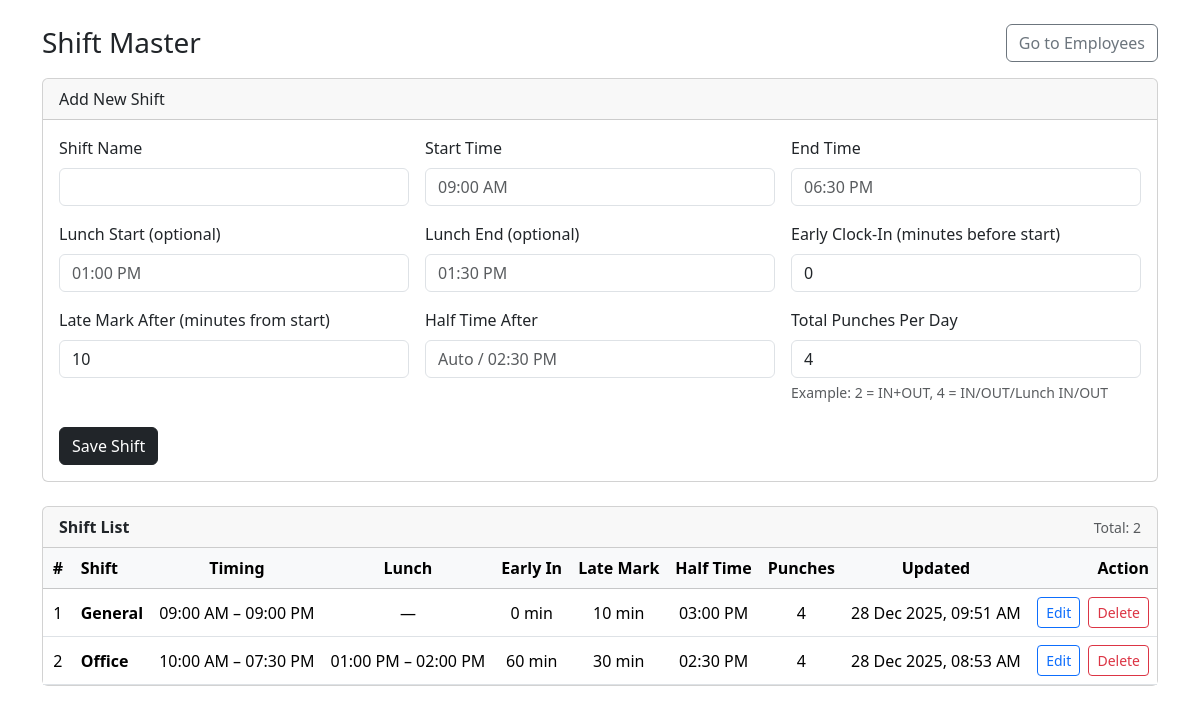
Screenshot of /admin/hr/shifts.php with the database file from the repository.
### tables this page shows
CREATE TABLE IF NOT EXISTS `shifts` (
  `id` int NOT NULL AUTO_INCREMENT,
  `shift_name` varchar(50) NOT NULL,
  `start_time` time NOT NULL,
  `end_time` time NOT NULL,
  `lunch_start` time DEFAULT NULL,
  `lunch_end` time DEFAULT NULL,
  `early_clock_in_before` int NOT NULL DEFAULT '0',
  `late_mark_after` int NOT NULL,
  `half_day_after` int NOT NULL,
  `total_punches` int NOT NULL,
  `created_at` timestamp NOT NULL DEFAULT CURRENT_TIMESTAMP,
  `updated_at` timestamp NULL DEFAULT NULL,
  PRIMARY KEY (`id`)
);

### admin/hr/shifts.php (the view, shortened to what this page needs)
<?php
include '../config/db.php';
$errors = [];
$editRow = null;
$list = $con->query("SELECT * FROM shifts ORDER BY shift_name ASC");
function renderShiftContent($errors, $editRow, $list) {
?>
<div class="container py-4">
  <div class="d-flex justify-content-between align-items-center mb-3">
    <h3 class="mb-0">Shift Master</h3>
    <a href="employees.php" class="btn btn-outline-secondary">Go to Employees</a>
  </div>
  <div class="card mb-4">
    <div class="card-header">
      <?php echo $editRow ? 'Edit Shift' : 'Add New Shift'; ?>
    </div>
    <div class="card-body">
      <form method="POST" action="shifts.php">
        <div class="row g-3">
          <div class="col-md-4">
            <label class="form-label">Shift Name</label>
            <input type="text"
                   name="shift_name"
                   class="form-control"
                   required
                   value="<?php echo htmlspecialchars($editRow['shift_name'] ?? ($_POST['shift_name'] ?? '')); ?>">
          </div>
          <div class="col-md-4">
            <label class="form-label">Start Time</label>
            <div class="input-group">
              <input type="text"
                     name="start_time"
                     id="start_time"
                     class="form-control time-input"
                     placeholder="09:00 AM"
                     readonly
                     required
                     value="<?php
                     ?>">
            </div>
          </div>
          <div class="col-md-4">
            <label class="form-label">End Time</label>
            <div class="input-group">
              <input type="text"
                     name="end_time"
                     id="end_time"
                     class="form-control time-input"
                     placeholder="06:30 PM"
                     readonly
                     required
                     value="<?php
                     ?>">
            </div>
          </div>
          <div class="col-md-4">
            <label class="form-label">Lunch Start (optional)</label>
            <div class="input-group">
              <input type="text"
                     name="lunch_start"
                     id="lunch_start"
                     class="form-control time-input"
                     placeholder="01:00 PM"
                     readonly
                     value="<?php
                     ?>">
            </div>
          </div>
          <div class="col-md-4">
            <label class="form-label">Lunch End (optional)</label>
            <div class="input-group">
              <input type="text"
                     name="lunch_end"
                     id="lunch_end"
                     class="form-control time-input"
                     placeholder="01:30 PM"
                     readonly
                     value="<?php
                     ?>">
            </div>
          </div>
          <div class="col-md-4">
            <label class="form-label">Early Clock-In (minutes before start)</label>
            <input type="number"
                   name="early_clock_in_before"
                   class="form-control"
                   min="0"
                   value="<?php echo htmlspecialchars($editRow['early_clock_in_before'] ?? ($_POST['early_clock_in_before'] ?? '0')); ?>">
          </div>
          <div class="col-md-4">
            <label class="form-label">Late Mark After (minutes from start)</label>
            <input type="number"
                   name="late_mark_after"
                   class="form-control"
                   min="1"
                   required
                   value="<?php echo htmlspecialchars($editRow['late_mark_after'] ?? ($_POST['late_mark_after'] ?? '10')); ?>">
          </div>
          <div class="col-md-4">
            <label class="form-label">Half Time After</label>
            <div class="input-group">
              <input type="text"
                     name="half_day_time"
                     id="half_day_time"
                     class="form-control time-input"
                     placeholder="Auto / 02:30 PM"
                     readonly
                     value="<?php
                     ?>">
            </div>
          </div>
          <div class="col-md-4">
            <label class="form-label">Total Punches Per Day</label>
            <input type="number"
                   name="total_punches"
                   class="form-control"
                   min="1"
                   required
                   value="<?php echo htmlspecialchars($editRow['total_punches'] ?? ($_POST['total_punches'] ?? '4')); ?>">
            <div class="form-text">
              Example: 2 = IN+OUT, 4 = IN/OUT/Lunch IN/OUT
            </div>
          </div>
        </div>
        <div class="mt-4">
          <button type="submit" class="btn btn-dark">
            <?php echo $editRow ? 'Update Shift' : 'Save Shift'; ?>
          </button>
        </div>
      </form>
    </div>
  </div>
  <div class="card">
    <div class="card-header d-flex justify-content-between align-items-center">
      <span class="fw-semibold">Shift List</span>
      <small class="text-muted">
        Total: <?php echo $list ? $list->num_rows : 0; ?>
      </small>
    </div>
    <div class="card-body p-0">
      <div class="table-responsive">
        <table class="table table-hover align-middle mb-0">
          <thead class="table-light">
            <tr class="text-nowrap text-center">
              <th style="width: 50px;">#</th>
              <th class="text-start">Shift</th>
              <th>Timing</th>
              <th>Lunch</th>
              <th>Early In</th>
              <th>Late Mark</th>
              <th>Half Time</th>
              <th>Punches</th>
              <th>Updated</th>
              <th style="width: 130px;" class="text-end">Action</th>
            </tr>
          </thead>
          <tbody>
          <?php
          $i = 1;
          if ($list && $list->num_rows > 0) {
              while ($row = $list->fetch_assoc()) {
                  $startDisp = date('h:i A', strtotime($row['start_time']));
                  $endDisp   = date('h:i A', strtotime($row['end_time']));
                  $timing    = "$startDisp – $endDisp";
                  if (!empty($row['lunch_start']) && !empty($row['lunch_end'])) {
                      $lunchStart = date('h:i A', strtotime($row['lunch_start']));
                      $lunchEnd   = date('h:i A', strtotime($row['lunch_end']));
                      $lunch      = "$lunchStart – $lunchEnd";
                  } else {
                      $lunch = '—';
                  }
                  $halfTime = '—';
                  if (!empty($row['start_time']) && isset($row['half_day_after'])) {
                      $halfTs   = strtotime($row['start_time']) + ((int)$row['half_day_after'] * 60);
                      $halfTime = date('h:i A', $halfTs);
                  }
                  $updatedTs = $row['updated_at'] ?: $row['created_at'];
                  $updated   = date('d M Y, h:i A', strtotime($updatedTs));
          ?>
            <tr class="text-center text-nowrap">
              <td><?php echo $i++; ?></td>
              <td class="text-start">
                <div class="fw-semibold">
                  <?php echo htmlspecialchars($row['shift_name']); ?>
                </div>
              </td>
              <td><?php echo $timing; ?></td>
              <td><?php echo $lunch; ?></td>
              <td><?php echo (int)$row['early_clock_in_before']; ?> min</td>
              <td><?php echo (int)$row['late_mark_after']; ?> min</td>
              <td><?php echo $halfTime; ?></td>
              <td><?php echo (int)$row['total_punches']; ?></td>
              <td><?php echo $updated; ?></td>
              <td class="text-end text-nowrap">
                <?php if ($GLOBALS['isAjax']) { ?>
                  <a href="javascript:void(0)"
                     class="btn btn-sm btn-outline-primary me-1 shift-edit"
                     data-edit-id="<?php echo $row['id']; ?>">
                    Edit
                  </a>
                  <a href="javascript:void(0)"
                     class="btn btn-sm btn-outline-danger shift-delete"
                     data-del-id="<?php echo $row['id']; ?>">
                    Delete
                  </a>
                <?php } else { ?>
                  <a href="shifts.php?edit=<?php echo $row['id']; ?>"
                     class="btn btn-sm btn-outline-primary me-1">
                    Edit
                  </a>
                  <a href="shifts.php?delete=<?php echo $row['id']; ?>"
                     class="btn btn-sm btn-outline-danger"
                     onclick="return confirm('Delete this shift?');">
                    Delete
                  </a>
                <?php } ?>
              </td>
            </tr>
          <?php
              }
          } ?>
          </tbody>
        </table>
      </div>
    </div>
  </div>
</div>
<?php
}
?>
<!DOCTYPE html>
<html lang="en">
<head>
  <link href="https://cdn.jsdelivr.net/npm/bootstrap@5.3.3/dist/css/bootstrap.min.css" rel="stylesheet">
</head>
<body>
<?php renderShiftContent($errors, $editRow, $list); ?>
</body>
</html>

### rows the page displays
shifts: shift_name "General", timing "09:00 AM – 09:00 PM", lunch_start "—", early_clock_in_before "0", late_mark_after "10", halfTime "03:00 PM", total_punches "4", updated "28 Dec 2025, 09:51 AM"
shifts: shift_name "Office", timing "10:00 AM – 07:30 PM", lunch "01:00 PM – 02:00 PM", early_clock_in_before "60", late_mark_after "30", halfTime "02:30 PM", total_punches "4", updated_at "28 Dec 2025, 08:53 AM"

### other values shown
$list->num_rows "2"
